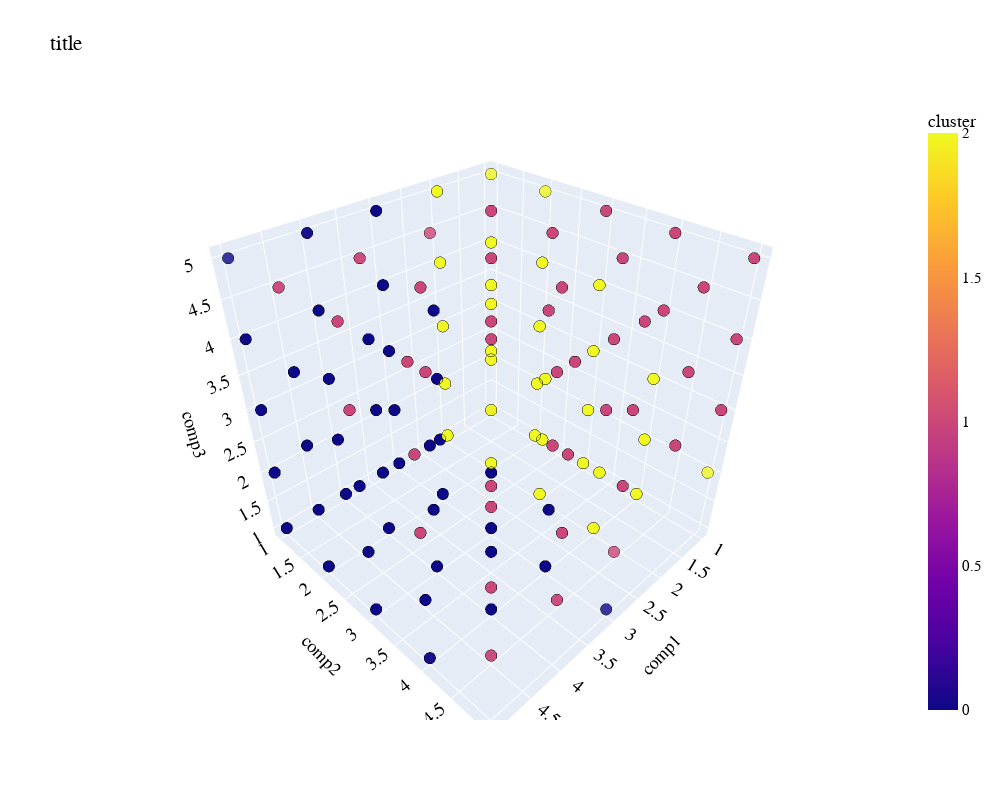

The notebook cell this image was saved under:
### Code cell
# plot the clusters in 3d using scikit-learn
from sklearn.calibration import LabelEncoder
from sklearn.neighbors import KNeighborsClassifier
import matplotlib.pyplot as plt

knn = KNeighborsClassifier(n_neighbors=5)
knn.fit(rfm_scaled_no_outliers.iloc[:, 1:5], clusters_predict)

rfm_scaled_no_outliers['cluster'] = clusters_predict
# rfm_scaled_no_outliers['cluster'] = rfm_scaled_no_outliers['cluster'].astype('category')
# rfm_scaled_no_outliers['cluster'] = rfm_scaled_no_outliers['cluster'].cat.rename_categories(['cluster_1', 'cluster_2', 'cluster_3'])

# convert categorical variable to numerical
# le = LabelEncoder()
# rfm_scaled_no_outliers['cluster'] = le.fit_transform(rfm_scaled_no_outliers['cluster'])
# rfm_scaled_no_outliers['cluster'] = rfm_scaled_no_outliers['cluster'].astype('category') # convert back to category type
# rfm_scaled_no_outliers['cluster'] = rfm_scaled_no_outliers['cluster'].cat.codes

# plot it
fig = px.scatter_3d(rfm_scaled_no_outliers, 
                        x='RecencyScore', 
                        y='FrequencyScore', 
                        z='MonetaryScore',
                        color='cluster',
                        template="plotly",
                        
                        # symbol = "cluster",
                        
                        color_discrete_sequence=px.colors.qualitative.Vivid,
                        title="title").update_traces(
                            # mode = 'markers',
                            marker={
                                "size": 4,
                                "opacity": 0.8,
                                # "symbol" : "diamond",
                                "line": {
                                    "width": 0.1,
                                    "color": "black",
                                }
                            }
                        ).update_layout(
                                width = 1000, 
                                height = 800, 
                                autosize = False, 
                                showlegend = True,
                                legend=dict(title_font_family="Times New Roman",
                                            font=dict(size= 20)),
                                scene = dict(xaxis=dict(title = 'comp1', titlefont_color = 'black'),
                                            yaxis=dict(title = 'comp2', titlefont_color = 'black'),
                                            zaxis=dict(title = 'comp3', titlefont_color = 'black')),
                                font = dict(family = "Gilroy", color  = 'black', size = 15))
                      
    
fig.show()

### Figure 1 — Plotly figure (JSON) as saved in the notebook; plotly's stock layout.template omitted (floating-point values rounded to 4 significant figures; data arrays with more than 128 entries replaced by an {"elided": "..."} marker saying what was removed)
{"data": [{"hovertemplate": "RecencyScore=%{x}<br>FrequencyScore=%{y}<br>MonetaryScore=%{z}<br>cluster=%{marker.color}<extra></extra>", "legendgroup": "", "marker": {"color": {"elided": "3934 int values"}, "coloraxis": "coloraxis", "line": {"color": "black", "width": 0.1}, "opacity": 0.8, "size": 4, "symbol": "circle"}, "mode": "markers", "name": "", "scene": "scene", "showlegend": false, "type": "scatter3d", "x": {"elided": "3934 int values"}, "y": {"elided": "3934 int values"}, "z": {"elided": "3934 int values"}}], "layout": {"autosize": false, "coloraxis": {"colorbar": {"title": {"text": "cluster"}}, "colorscale": [[0, "#0d0887"], [0.1111, "#46039f"], [0.2222, "#7201a8"], [0.3333, "#9c179e"], [0.4444, "#bd3786"], [0.5556, "#d8576b"], [0.6667, "#ed7953"], [0.7778, "#fb9f3a"], [0.8889, "#fdca26"], [1, "#f0f921"]]}, "font": {"color": "black", "family": "Gilroy", "size": 15}, "height": 800, "legend": {"font": {"size": 20}, "title": {"font": {"family": "Times New Roman"}}, "tracegroupgap": 0}, "scene": {"domain": {"x": [0, 1], "y": [0, 1]}, "xaxis": {"title": {"font": {"color": "black"}, "text": "comp1"}}, "yaxis": {"title": {"font": {"color": "black"}, "text": "comp2"}}, "zaxis": {"title": {"font": {"color": "black"}, "text": "comp3"}}}, "showlegend": true, "title": {"text": "title"}, "width": 1000}}
